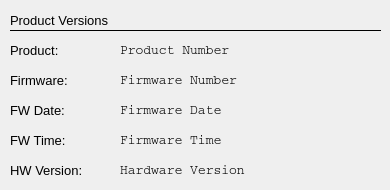
   <widget class="QWidget" name="tab">
    <attribute name="title">
     <string>Version</string>
    </attribute>
    <widget class="QLabel" name="firmwareProductName_6">
     <property name="geometry">
      <rect>
       <x>10</x>
       <y>160</y>
       <width>101</width>
       <height>21</height>
      </rect>
     </property>
     <property name="font">
      <font>
       <pointsize>10</pointsize>
      </font>
     </property>
     <property name="text">
      <string>HW Version:</string>
     </property>
    </widget>
    <widget class="QLabel" name="le_firmwareTime">
     <property name="geometry">
      <rect>
       <x>120</x>
       <y>130</y>
       <width>191</width>
       <height>21</height>
      </rect>
     </property>
     <property name="font">
      <font>
       <family>Courier</family>
       <pointsize>10</pointsize>
      </font>
     </property>
     <property name="text">
      <string>Firmware Time</string>
     </property>
    </widget>
    <widget class="QLabel" name="le_hardwareVersion">
     <property name="geometry">
      <rect>
       <x>120</x>
       <y>160</y>
       <width>201</width>
       <height>21</height>
      </rect>
     </property>
     <property name="font">
      <font>
       <family>Courier</family>
       <pointsize>10</pointsize>
      </font>
     </property>
     <property name="text">
      <string>Hardware Version</string>
     </property>
    </widget>
    <widget class="QLabel" name="le_firmwareProductName">
     <property name="geometry">
      <rect>
       <x>120</x>
       <y>40</y>
       <width>191</width>
       <height>21</height>
      </rect>
     </property>
     <property name="font">
      <font>
       <family>Courier</family>
       <pointsize>10</pointsize>
      </font>
     </property>
     <property name="text">
      <string>Product Number</string>
     </property>
    </widget>
    <widget class="QLabel" name="firmwareProductName_5">
     <property name="geometry">
      <rect>
       <x>10</x>
       <y>130</y>
       <width>101</width>
       <height>21</height>
      </rect>
     </property>
     <property name="font">
      <font>
       <pointsize>10</pointsize>
      </font>
     </property>
     <property name="text">
      <string>FW Time:</string>
     </property>
    </widget>
    <widget class="QLabel" name="firmwareProductName_4">
     <property name="geometry">
      <rect>
       <x>10</x>
       <y>100</y>
       <width>101</width>
       <height>21</height>
      </rect>
     </property>
     <property name="font">
      <font>
       <pointsize>10</pointsize>
      </font>
     </property>
     <property name="text">
      <string>FW Date:</string>
     </property>
    </widget>
    <widget class="QLabel" name="le_firmwareNumber">
     <property name="geometry">
      <rect>
       <x>120</x>
       <y>70</y>
       <width>191</width>
       <height>21</height>
      </rect>
     </property>
     <property name="font">
      <font>
       <family>Courier</family>
       <pointsize>10</pointsize>
      </font>
     </property>
     <property name="text">
      <string>Firmware Number</string>
     </property>
    </widget>
    <widget class="QLabel" name="firmwareProductName_2">
     <property name="geometry">
      <rect>
       <x>10</x>
       <y>40</y>
       <width>101</width>
       <height>21</height>
      </rect>
     </property>
     <property name="font">
      <font>
       <pointsize>10</pointsize>
      </font>
     </property>
     <property name="text">
      <string>Product:</string>
     </property>
    </widget>
    <widget class="QLabel" name="le_firmwareDate">
     <property name="geometry">
      <rect>
       <x>120</x>
       <y>100</y>
       <width>191</width>
       <height>21</height>
      </rect>
     </property>
     <property name="font">
      <font>
       <family>Courier</family>
       <pointsize>10</pointsize>
      </font>
     </property>
     <property name="text">
      <string>Firmware Date</string>
     </property>
    </widget>
    <widget class="QLabel" name="firmwareProductName_3">
     <property name="geometry">
      <rect>
       <x>10</x>
       <y>70</y>
       <width>101</width>
       <height>21</height>
      </rect>
     </property>
     <property name="font">
      <font>
       <pointsize>10</pointsize>
      </font>
     </property>
     <property name="text">
      <string>Firmware:</string>
     </property>
    </widget>
    <widget class="Line" name="line_6">
     <property name="geometry">
      <rect>
       <x>10</x>
       <y>20</y>
       <width>371</width>
       <height>21</height>
      </rect>
     </property>
     <property name="font">
      <font>
       <pointsize>10</pointsize>
      </font>
     </property>
     <property name="frameShadow">
      <enum>QFrame::Plain</enum>
     </property>
     <property name="orientation">
      <enum>Qt::Horizontal</enum>
     </property>
    </widget>
    <widget class="QLabel" name="label_56">
     <property name="geometry">
      <rect>
       <x>10</x>
       <y>10</y>
       <width>161</width>
       <height>21</height>
      </rect>
     </property>
     <property name="font">
      <font>
       <pointsize>10</pointsize>
      </font>
     </property>
     <property name="text">
      <string>Product Versions</string>
     </property>
    </widget>
   </widget>
